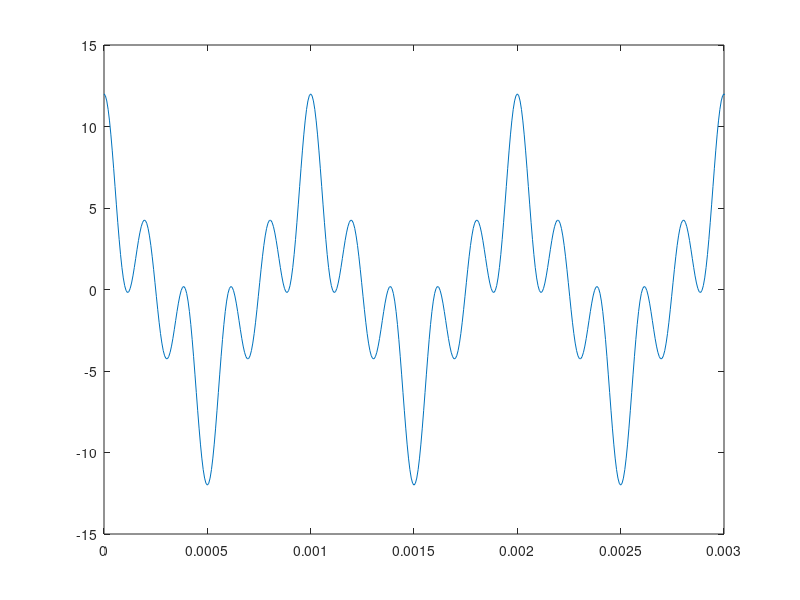
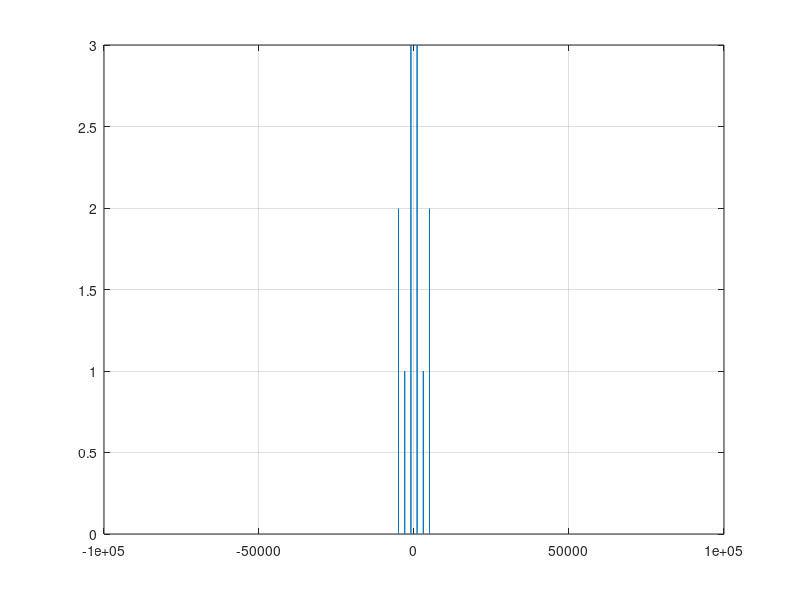
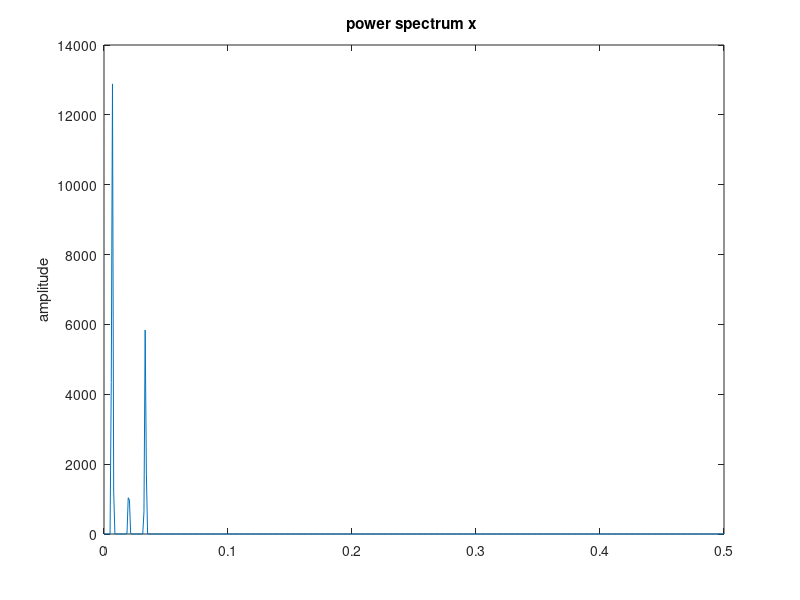

MATLAB code for these plots, in order:
pkg load signal;
clc
clear all
close all



A1 = 6;
A2 = 2;
A3 = 4;

f1 = 1000;
f2 = 3000;
f3 = 5000;

fs = 50*f2;
Ts = 1/fs;
T = 1/f1;

t_final = 2
t = [0:Ts:t_final];

x1_t = A1*cos(2*pi*f1*t);
x2_t = A2*cos(2*pi*f2*t);
x3_t = A3*cos(2*pi*f3*t);



s_t = x1_t + x2_t + x3_t;

%Transformando no Dominio da Frequencia
S_f = fft(s_t)/length(s_t);
S_f = fftshift(S_f);
passo_f = 1/t_final;
f = [-fs/2:passo_f:fs/2];

% Plot no Dominio do tempo
figure(1)
plot(t,s_t)
xlim([0 3*T])

% Plot no Dominio da Frequencia
figure(2)
plot(f,abs(S_f))
grid on

%Potencia media do sinal S
Pot_media_s = norm(s_t)

% Plot Densidade Espectral de Potencia do sinal
figure(3)
pwelch(s_t)
